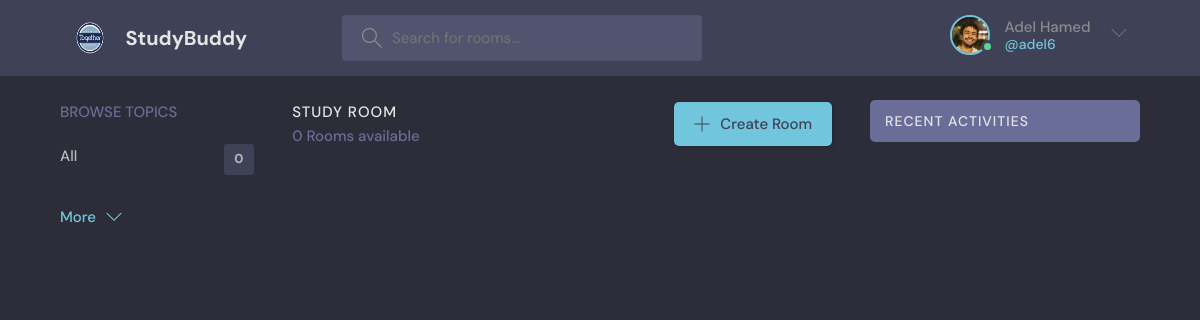
/ (signed in), run on the app's committed database.
### main/models.py (models this page shows)
class User(AbstractUser):
    name = models.CharField(max_length=200, null=True)
    email = models.EmailField(unique=True, null=True)
    bio = models.TextField(null=True)
    avatar = models.ImageField(null=True, default='avatar.svg')
    REQUIRED_FIELDS = []

### main/views.py (the view)
# urls.py: path('', views.home, name='home'),
def home(request):
    q = request.GET.get('q') if request.GET.get('q') != None else ''
    rooms = Room.objects.filter(
        Q(topic__name__icontains=q) |
        Q(description__icontains=q) |
        Q(name__icontains=q)
    )
    q = request.GET.get('q') if request.GET.get('q') != None else ''
    room_messages = Message.objects.filter(
        Q(room__topic__name__icontains=q)
    )
    topics = Topic.objects.all()
    rooms_count = rooms.count()
    context = {"rooms": rooms, "topics": topics, "rooms_count": rooms_count,
               "room_messages": room_messages}
    return render(request, 'main/home.html', context)

### main/templates/main/home.html (shortened to what this page needs)
{% extends 'main/main.html' %}
{% block content %}
    <main class="layout layout--3">
      <div class="container">
            {% include 'main/topics_component.html' %}
        <div class="roomList">
          <div class="roomList__header">
            <div>
              <h2>Study Room</h2>
              <p>{{ rooms_count }} Rooms available</p>
            </div>
            <a class="btn btn--main" href="{% url 'create_room' %}">
              <svg version="1.1" xmlns="http://www.w3.org/2000/svg" width="32" height="32" viewBox="0 0 32 32">
                <title>add</title>
                <path
                  d="M16.943 0.943h-1.885v14.115h-14.115v1.885h14.115v14.115h1.885v-14.115h14.115v-1.885h-14.115v-14.115z"
                ></path>
              </svg>
              Create Room
            </a>
          </div>
        </div>
        <div class="activities">
          {% include 'main/activity_component.html' %}
      </div>
    </main>
{% endblock %}

### main/templates/main/navbar.html (shortened to what this page needs)
{% load static %}
<header class="header header--loggedIn">
  <div class="container">
    <a href="/" class="header__logo">
      <img src="{% static 'images/together-logo.png' %}" />
      <h1>StudyBuddy</h1>
    </a>
    <form method="GET" action="{% url 'home' %}" class="header__search">
      <label>
        <input name="q" placeholder="Search for rooms..." />
      </label>
    </form>
    <nav class="header__menu">
      {% if request.user.is_authenticated %}
      <div class="header__user">
        <a href="{% url 'profile' request.user.id %}">
          <div class="avatar avatar--medium active">
            <img src="{{ request.user.avatar.url }}" />
          </div>
          <p>{{ request.user.first_name }} {{request.user.last_name}} <span>@{{ request.user.username }}</span></p>
        </a>
        <button class="dropdown-button">
          <svg version="1.1" xmlns="http://www.w3.org/2000/svg" width="32" height="32" viewBox="0 0 32 32">
            <title>chevron-down</title>
            <path d="M16 21l-13-13h-3l16 16 16-16h-3l-13 13z"></path>
          </svg>
        </button>
      </div>
      {% else %}
      <a href="{% url 'login' %}">
        <img src="{% static 'images/avatar.svg' %}" />
        <p>Login/Register</p>
      </a>
      {% endif %}
    </nav>
  </div>
</header>

### static/styles/style.css (style rules this page uses)
:root { --color-main: #71c6dd; --color-main-light: #e1f6fb; --color-dark: #3f4156; --color-dark-medium: #51546e; --color-dark-light: #696d97; --color-light: #e5e5e5; --color-gray: #8b8b8b; --color-light-gray: #b2bdbd; --color-bg: #2d2d39; --color-success: #5dd693; --color-error: #fc4b0b; }
* { font-family: "DM Sans", -apple-system, BlinkMacSystemFont, "Segoe UI", Roboto, Oxygen, Ubuntu, Cantarell, "Open Sans", "Helvetica Neue", sans-serif; margin: 0; padding: 0; box-sizing: border-box; text-rendering: optimizeLegibility; font-size: inherit; }
html { font-size: 56.25%; }
@media only screen and (min-width: 1200px) { html { font-size: 62.5%; } }
body { line-height: 1.6; font-weight: 400; font-size: 1.5rem; color: var(--color-light-gray); background-color: var(--color-bg); min-height: 100vh; }
img { width: 100%; }
a { display: inline-block; color: var(--color-main); text-decoration: none; }
.container { max-width: 120rem; width: 90%; margin: auto; }
.btn { background-color: transparent; border: none; display: inline-flex; align-items: center; gap: 1rem; cursor: pointer; transition: all ease-in-out 0.3s; padding: 1rem 2rem; border-radius: 5px; box-shadow: 1px 1px 3px 1px rgba(0, 0, 0, 0.15); font-weight: 500; }
.btn--main { background-color: var(--color-main); color: var(--color-dark); }
.btn > svg { fill: currentColor; width: 1.6rem; height: 1.6rem; }
.avatar { position: relative; display: inline-block; border-radius: 50%; border: 2px solid var(--color-main); }
.avatar img { display: block; border-radius: 50%; object-fit: cover; object-position: center; }
.avatar::after { content: ""; display: block; position: absolute; background-color: var(--color-gray); z-index: 111; border-radius: 50%; border: 0.3rem solid var(--color-dark); }
.avatar.active::after { background-color: var(--color-success); }
.avatar.avatar--medium img { width: 3.6rem; height: 3.6rem; border-radius: 50%; }
.avatar.avatar--medium:after { width: 0.7rem; height: 0.7rem; bottom: 0px; right: -6px; }
.header { padding: 1.5rem; background-color: var(--color-dark); }
.header > .container { display: flex; gap: 9.5rem; }
.header__logo, .header__user { display: flex; gap: 2rem; align-items: center; }
.header__logo > img { height: 3.2rem; width: 3.2rem; }
.header__logo > h1 { font-weight: 700; font-size: 2rem; color: var(--color-light); }
.header__search > label { background-color: var(--color-dark-medium); padding: 1.3rem 1rem; display: flex; align-items: center; gap: 1rem; border-radius: 4px; }
.header__search svg { fill: var(--color-gray); width: 2rem; height: 2rem; margin-left: 1rem; }
.header__search input { width: 30rem; background: transparent; border: none; outline: none; color: var(--color-light); }
.header__menu { margin-left: auto; position: relative; }
.header__menu a { display: flex; gap: 1.5rem; align-items: center; font-weight: 500; text-decoration: none; color: var(--color-gray); }
.header__menu img { height: 3.6rem; }
.header__menu p { line-height: 1.2; }
.header__menu span { color: var(--color-main); font-weight: 500; font-size: 1.4rem; display: block; }
.header__menu svg { width: 1.6rem; height: 1.6rem; fill: var(--color-dark-light); }
.dropdown-button { background: transparent; border: 0; outline: 0; cursor: pointer; }
.layout { margin-top: 2.4rem; }
.layout > .container { display: flex; justify-content: space-between; align-items: flex-start; }
.layout--3 > .container > div:nth-child(2) { flex-basis: 50%; }
.layout--3 > .container > div:last-child { flex-basis: 25%; }
.roomList__header { display: flex; justify-content: space-between; align-items: center; margin-bottom: 2.4rem; }
.roomList__header h2 { text-transform: uppercase; font-weight: 500; color: var(--color-light); letter-spacing: 1px; }
.roomList__header p { font-weight: 500; color: var(--color-dark-light); }
.activities { background: var(--color-dark); border-radius: 5px; overflow: hidden; }

### data on the page
User: user.avatar (picture), user.first_name "Adel", user.last_name "Hamed", user.username "adel6"

### other printed values
{{ topics.count }} "0"
{{ rooms_count }} "0"
